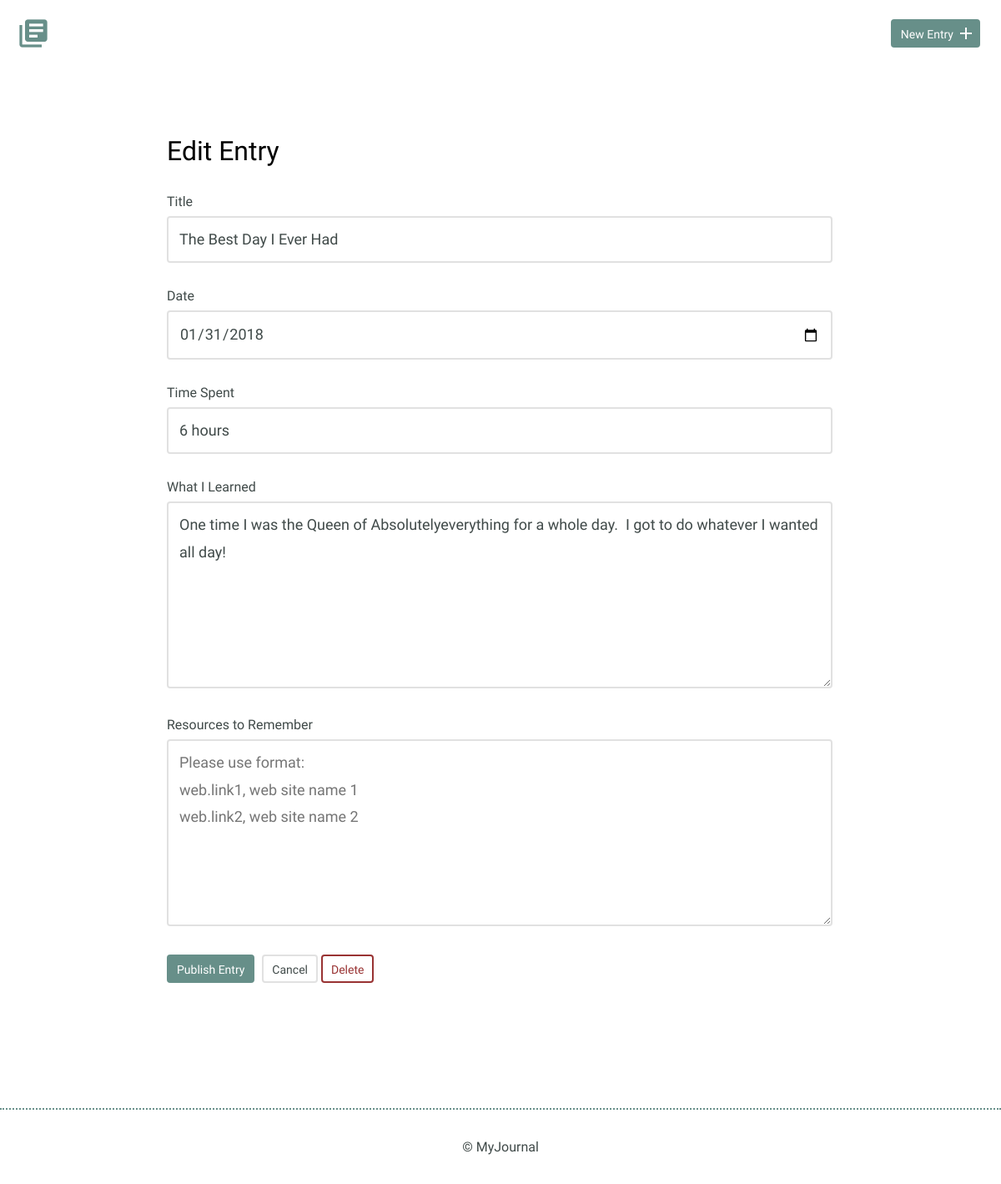
/entry.php?id=1, run on an earlier commit of the app's database.
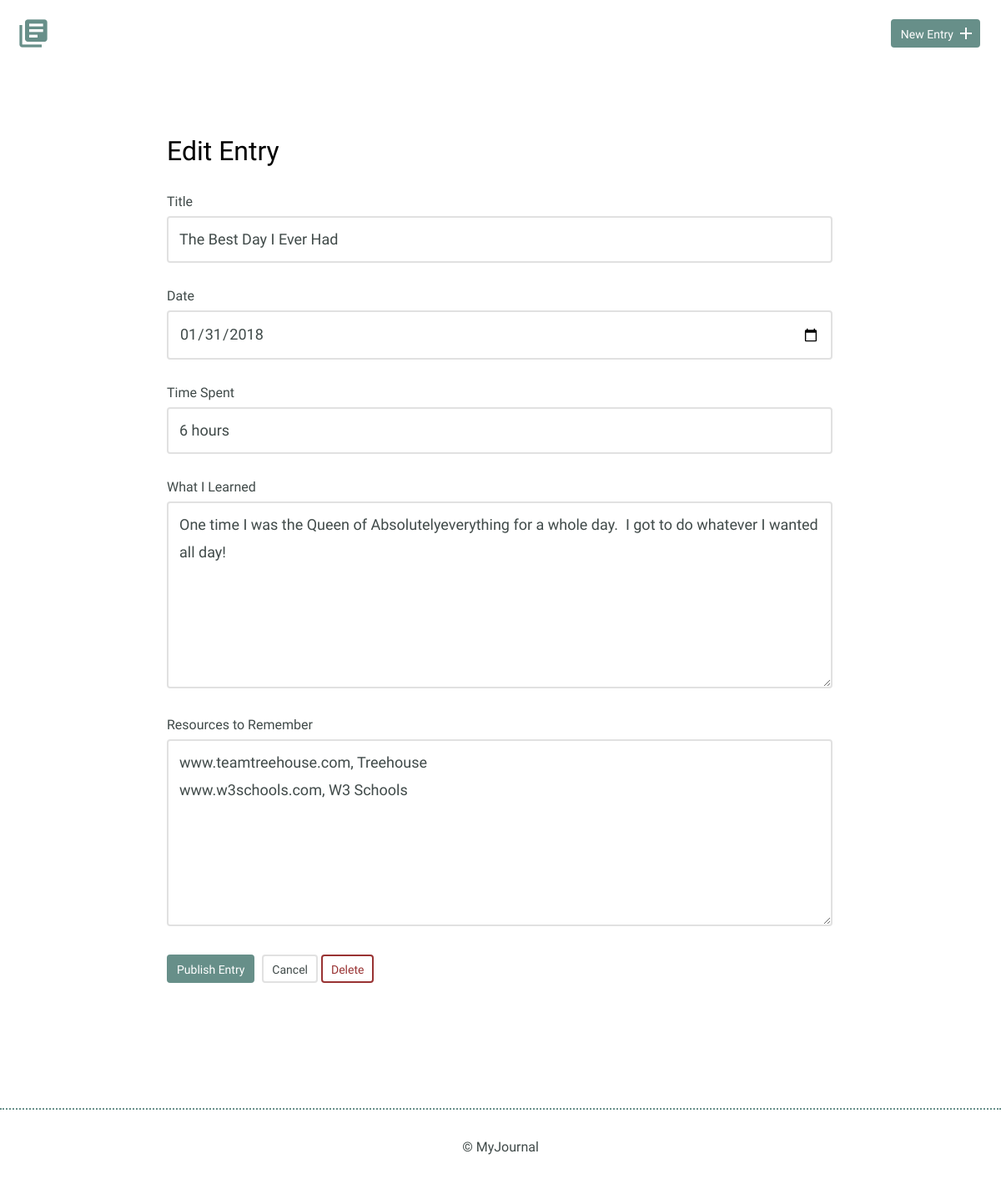
And on a later commit of the database.
### tables this page shows
CREATE TABLE "entries" (
	`id`	INTEGER,
	`title`	TEXT,
	`date`	TEXT,
	`time_spent`	INTEGER,
	`learned`	BLOB,
	`resources`	BLOB,
	PRIMARY KEY(`id`)
);

### inc/connection.php (called while the page is built)
<?php
try {
  $db = new PDO('sqlite:' . __DIR__ . '/journal.db');
  $db->setAttribute(PDO::ATTR_ERRMODE, PDO::ERRMODE_EXCEPTION);
  return $db;
} catch (Exception $ex) {
  echo $ex->get_message();
  die();
}

### inc/functions.php (called while the page is built, shortened)
<?php
function get_entry($id) {
  include('connection.php');
  $sql = 'SELECT * FROM entries WHERE id = ?';
  try {
    $results = $db->prepare($sql);
    $results->bindValue(1, $id, PDO::PARAM_INT);
    $results->execute();
    return $results->fetch();
  } catch(Exception $ex) {
    echo $ex->get_message();
    return false;
  }
}

### entry.php (the view, shortened to what this page needs)
<?php
include('inc/functions.php');
$id = "";
$title = "";
$date = "";
$time_spent = "";
$learned = "";
$resources = "";
if(isset($_GET['id'])) {
  list($id, $title, $date, $time_spent, $learned, $resources) =
    get_entry(filter_input(INPUT_GET, 'id', FILTER_SANITIZE_NUMBER_INT));
}
include('inc/header.php');
?>
<section>
  <div class="container">
    <div class="edit-entry">
      <h2>Edit Entry</h2>
      <form action="entry.php" method="post">
        <label for="title"> Title</label>
        <input id="title" type="text" name="title" value="<?php echo htmlspecialchars($title) ?>"><br>
        <label for="date">Date</label>
        <input id="date" type="date" name="date" value="<?php echo htmlspecialchars($date) ?>"><br>
        <label for="time-spent"> Time Spent</label>
        <input id="time-spent" type="text" name="timeSpent" value="<?php echo htmlspecialchars($time_spent) ?>"><br>
        <label for="what-i-learned">What I Learned</label>
        <textarea id="what-i-learned" rows="5" name="whatILearned" ><?php echo $learned ?></textarea>
        <label for="resources-to-remember">Resources to Remember</label>
        <textarea id="resources-to-remember" rows="5" placeholder="Please use format:&#13;&#10;web.link1, web site name 1&#13;&#10;web.link2, web site name 2" name="resourcesToRemember"><?php echo $resources; ?></textarea>
        <input type="submit" value="Publish Entry" class="button">
        <a href="entry.php<?php
          if(!empty($id)) {
            echo '?id=' . $id;
          }
        ?>" class="button button-secondary">Cancel</a>
        <?php
          if(!empty($id)) {
            echo '<input type="submit" value="Delete" name="delete" class="button button-warning" />';
          }
        ?>
      </form>
    </div>
  </div>
</section>
<?php
include('inc/footer.php');
?>

What changed in the data, as far as the page shows it:
changed entries "The Best Day I Ever Had": resourcesToRemember (not shown) → "www.teamtreehouse.com, Treehouse www.w3schools.com, W3 Schools"
